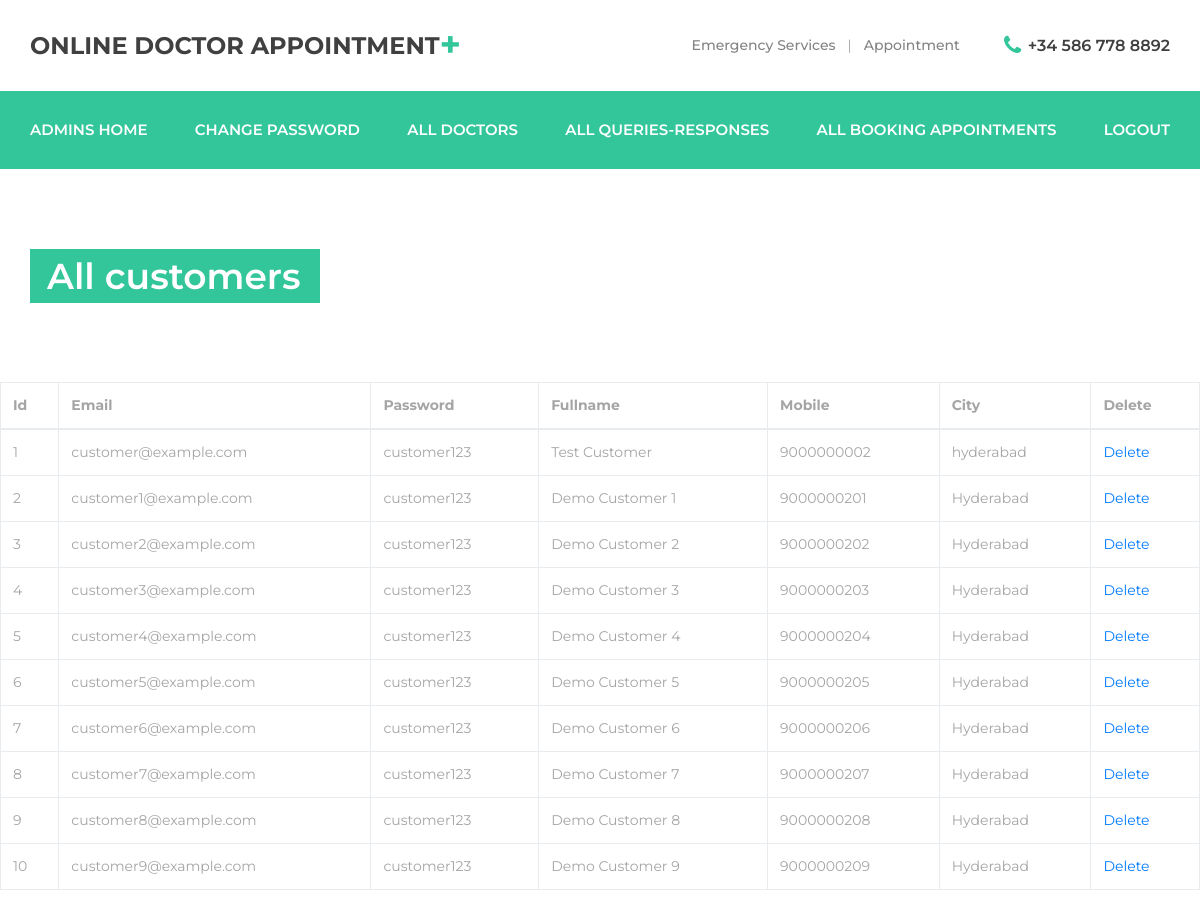
Page /customers_list on the committed database.
### customerapp/models.py (models this page shows)
class Customer_reg(models.Model):
    email = models.EmailField(max_length=254)
    password = models.CharField(max_length=50)
    fullname = models.CharField(max_length=50)
    mobile = models.BigIntegerField()
    city = models.CharField(max_length=50)

### adminsapp/views.py (the view)
# urls.py: path('customers_list', admins_views.customers_list, name='customers_list'),
def customers_list(request):
    all_customers = Customer_reg.objects.all()
    return render(request, "customers_list.html", {"customers": all_customers})

### adminsapp/templates/customers_list.html (shortened to what this page needs)
<!DOCTYPE html>
{% load static %}
<html lang="en">
<head>
<link rel="stylesheet" type="text/css" href="{% static 'styles/bootstrap4/bootstrap.min.css' %}">
<link href="{% static 'plugins/font-awesome-4.7.0/css/font-awesome.min.css' %}" rel="stylesheet" type="text/css">
<link rel="stylesheet" type="text/css" href="{% static 'styles/contact.css' %}">
<link rel="stylesheet" type="text/css" href="{% static 'styles/contact_responsive.css' %}">
</head>
<body>
<div class="super_container">
	<div class="home">
		<div class="parallax_background parallax-window" data-image-src="{% static 'images/contact.jpg' %}" data-speed="0.8"></div>
		<header class="header" id="header">
			<div>
				<div class="header_top">
					<div class="container">
						<div class="row">
							<div class="col">
								<div class="header_top_content d-flex flex-row align-items-center justify-content-start">
									<div class="logo">
										<a href="#">Online Doctor Appointment<span>+</span></a>
									</div>
									<div class="header_top_extra d-flex flex-row align-items-center justify-content-start ml-auto">
										<div class="header_top_nav">
											<ul class="d-flex flex-row align-items-center justify-content-start">
												<li><a href="{% url 'contact' %}">Emergency Services</a></li>
												<li><a href="{% url 'customer' %}">Appointment</a></li>
											</ul>
										</div>
										<div class="header_top_phone">
											<i class="fa fa-phone" aria-hidden="true"></i>
											<span>+34 586 778 8892</span>
										</div>
									</div>
								</div>
							</div>
						</div>
					</div>
				</div>
				<div class="header_nav" id="header_nav_pin">
					<div class="header_nav_inner">
						<div class="header_nav_container">
							<div class="container">
								<div class="row">
									<div class="col">
										<div class="header_nav_content d-flex flex-row align-items-center justify-content-start">
											<nav class="main_nav">
												<ul class="d-flex flex-row align-items-center justify-content-start">
													<li><a href="{% url 'admins_home' %}">Admins Home</a></li>
													<li><a href="{% url 'admins_change_pwd' %}">Change password</a></li>
													<li><a href="{% url 'doctors_list' %}">All Doctors</a></li>
													<li><a href="{% url 'all_queries_responses' %}">All Queries-Responses</a></li>
													<li><a href="{% url 'all_booking_appointments' %}">All Booking Appointments</a></li>
													<li><a href="{% url 'admins_logout' %}">Logout</a></li>
												</ul>
											</nav>
										</div>
									</div>
								</div>
							</div>
						</div>
					</div>
				</div>
			</div>
		</header>
		<div class="home_container">
			<div class="container">
				<div class="row">
					<div class="col">
						<div class="home_content">
							<div class="home_title">All customers</div>
						</div>
					</div>
				</div>
			</div>
		</div>
	</div>
<table class="table table-bordered">
  <thead>
    <tr>
        <th scope="col">Id</th>
		<th scope="col">Email</th>
		<th scope="col">Password</th>
		<th scope="col">Fullname</th>
        <th scope="col">Mobile</th>
		<th scope="col">City</th>
		<th scope="col">Delete</th>
		</tr>
  </thead>
  <tbody>
    {% for customer in customers %}
    <tr>
		<td>{{customer.id}}</td>
		<td>{{customer.email}}</td>
		<td>{{customer.password}}</td>
		<td>{{customer.fullname}}</td>
        <td>{{customer.mobile}}</td>
		<td>{{customer.city}}</td>
		<td><a href="/delete_customer/{{customer.id}}" onclick="return conform('really want to delete');">Delete</a></td>
	</tr>
    {% endfor %}
  </tbody>
</table>
</body>
</html>

### customerapp/static/styles/contact.css (style rules this page uses)
* { margin: 0; padding: 0; -webkit-font-smoothing: antialiased; -webkit-text-shadow: rgba(0,0,0,.01) 0 0 1px; text-shadow: rgba(0,0,0,.01) 0 0 1px; }
body { font-family: 'Montserrat', sans-serif; font-size: 14px; font-weight: 400; background: #FFFFFF; color: #a5a5a5; }
div { display: block; position: relative; -webkit-box-sizing: border-box; -moz-box-sizing: border-box; box-sizing: border-box; }
ul { list-style: none; margin-bottom: 0px; }
a, a:hover, a:visited, a:active, a:link { text-decoration: none; -webkit-font-smoothing: antialiased; -webkit-text-shadow: rgba(0,0,0,.01) 0 0 1px; text-shadow: rgba(0,0,0,.01) 0 0 1px; }
.super_container { width: 100%; overflow: hidden; }
.parallax-window { min-height: 400px; background: transparent; }
.parallax_background { position: absolute; top: 0; left: 0; width: 100%; height: 100%; }
.header { position: absolute; top: 0; left: 0; width: 100%; background: #FFFFFF; z-index: 100; }
.header_top { width: 100%; z-index: 2; }
.header_top_content { height: 91px; -webkit-transition: all 200ms ease; -moz-transition: all 200ms ease; -ms-transition: all 200ms ease; -o-transition: all 200ms ease; transition: all 200ms ease; }
.logo a { line-height: 0.75; color: #404040; font-size: 24px; font-weight: 700; text-transform: uppercase; }
.logo a span { position: relative; font-size: 36px; color: #32c69a; line-height: 0.75; vertical-align: text-top; }
.header_top_nav ul li { position: relative; }
.header_top_nav ul li:not(:last-child)::after { content: '|'; margin-left: 12px; margin-right: 12px; }
.header_top_nav ul li a { font-size: 14px; font-weight: 500; color: #838383; -webkit-transition: all 200ms ease; -moz-transition: all 200ms ease; -ms-transition: all 200ms ease; -o-transition: all 200ms ease; transition: all 200ms ease; }
.header_top_phone { margin-left: 44px; }
.header_top_phone i { font-size: 22px; color: #32c69a; vertical-align: middle; transform: translateY(-1px); }
.header_top_phone span { font-size: 16px; font-weight: 600; color: #404040; margin-left: 3px; vertical-align: middle; }
.header_nav { z-index: 2; }
.header_nav_inner { width: 100%; }
.header_nav_container { z-index: 1; background: #32c69a; }
.header_nav_content { height: 78px; }
.main_nav { height: 100%; }
.main_nav ul { height: 100%; }
.main_nav ul li { position: relative; }
.main_nav ul li:not(:last-child) { margin-right: 70px; }
.main_nav ul li a { display: block; position: relative; height: 100%; font-size: 13px; font-weight: 600; color: #FFFFFF; z-index: 1; text-transform: uppercase; -webkit-transition: all 200ms ease; -moz-transition: all 200ms ease; -ms-transition: all 200ms ease; -o-transition: all 200ms ease; transition: all 200ms ease; }
@media (min-width: 991px) { .main_nav { width: 100%; } }
@media (min-width: 991px) { .main_nav ul { height: 100%; gap: 30px; justify-content: space-between !important; width: 100%; } }
@media (min-width: 991px) { .main_nav ul li:not(:last-child) { margin-right: 0; } }
@media (min-width: 991px) { .main_nav ul li a { font-size: 15px; } }
.home { width: 100%; height: 382px; }
.home_container { position: absolute; bottom: 79px; left: 0; width: 100%; }
.home_title { display: inline-block; height: 54px; font-size: 36px; font-weight: 600; line-height: 54px; text-align: center; color: #FFFFFF; background: #32c69a; padding-left: 17px; padding-right: 19px; }

### rows in the picture
Customer_reg: id "1", email "customer@example.com", password "customer123", fullname "Test Customer", mobile "9000000002", city "hyderabad"
Customer_reg: id "2", email "customer1@example.com", password "customer123", fullname "Demo Customer 1", mobile "9000000201", city "Hyderabad"
Customer_reg: id "3", email "customer2@example.com", password "customer123", fullname "Demo Customer 2", mobile "9000000202", city "Hyderabad"
Customer_reg: id "4", email "customer3@example.com", password "customer123", fullname "Demo Customer 3", mobile "9000000203", city "Hyderabad"
Customer_reg: id "5", email "customer4@example.com", password "customer123", fullname "Demo Customer 4", mobile "9000000204", city "Hyderabad"
Customer_reg: id "6", email "customer5@example.com", password "customer123", fullname "Demo Customer 5", mobile "9000000205", city "Hyderabad"
Customer_reg: id "7", email "customer6@example.com", password "customer123", fullname "Demo Customer 6", mobile "9000000206", city "Hyderabad"
Customer_reg: id "8", email "customer7@example.com", password "customer123", fullname "Demo Customer 7", mobile "9000000207", city "Hyderabad"
Customer_reg: id "9", email "customer8@example.com", password "customer123", fullname "Demo Customer 8", mobile "9000000208", city "Hyderabad"
Customer_reg: id "10", email "customer9@example.com", password "customer123", fullname "Demo Customer 9", mobile "9000000209", city "Hyderabad"
